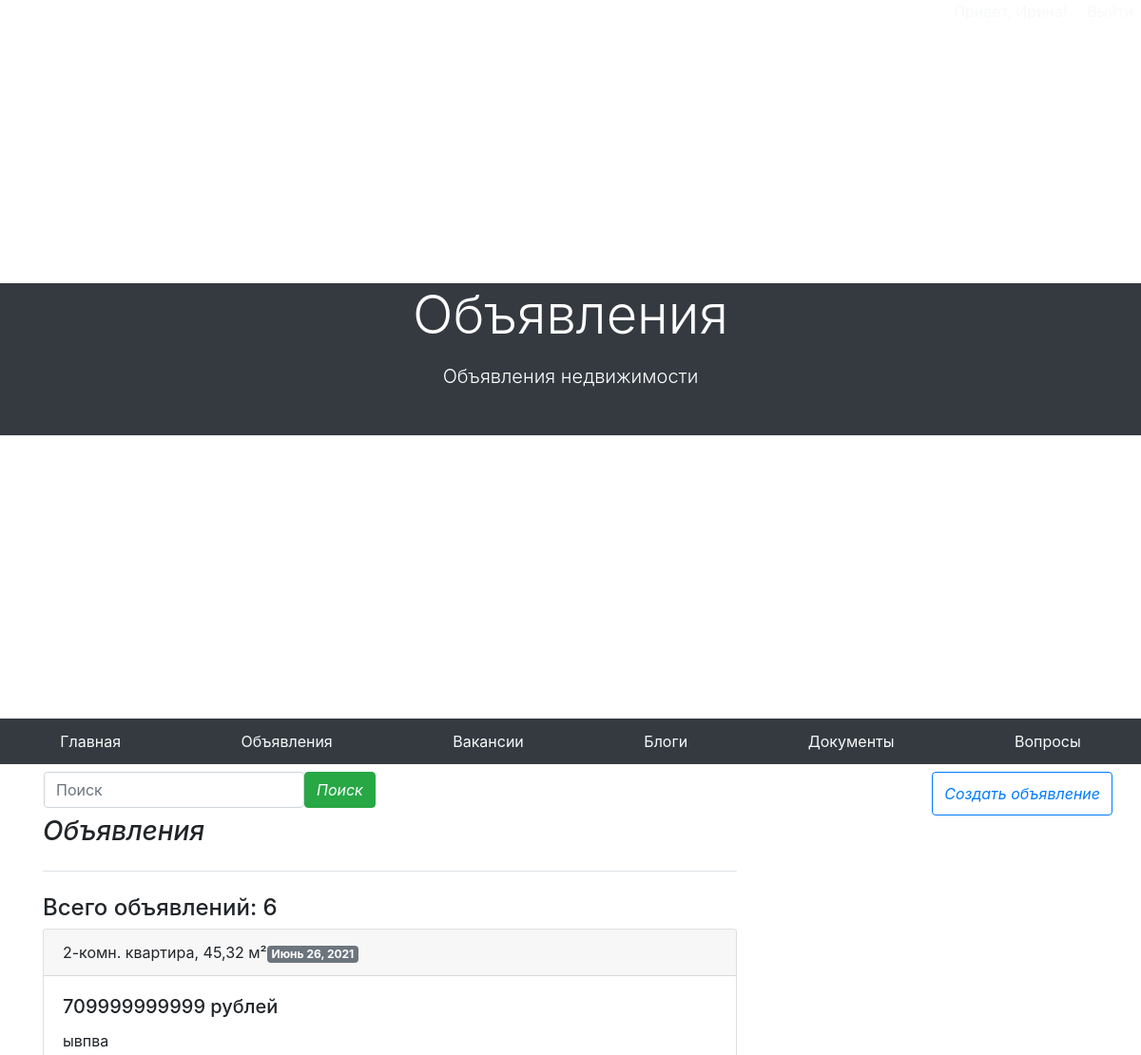
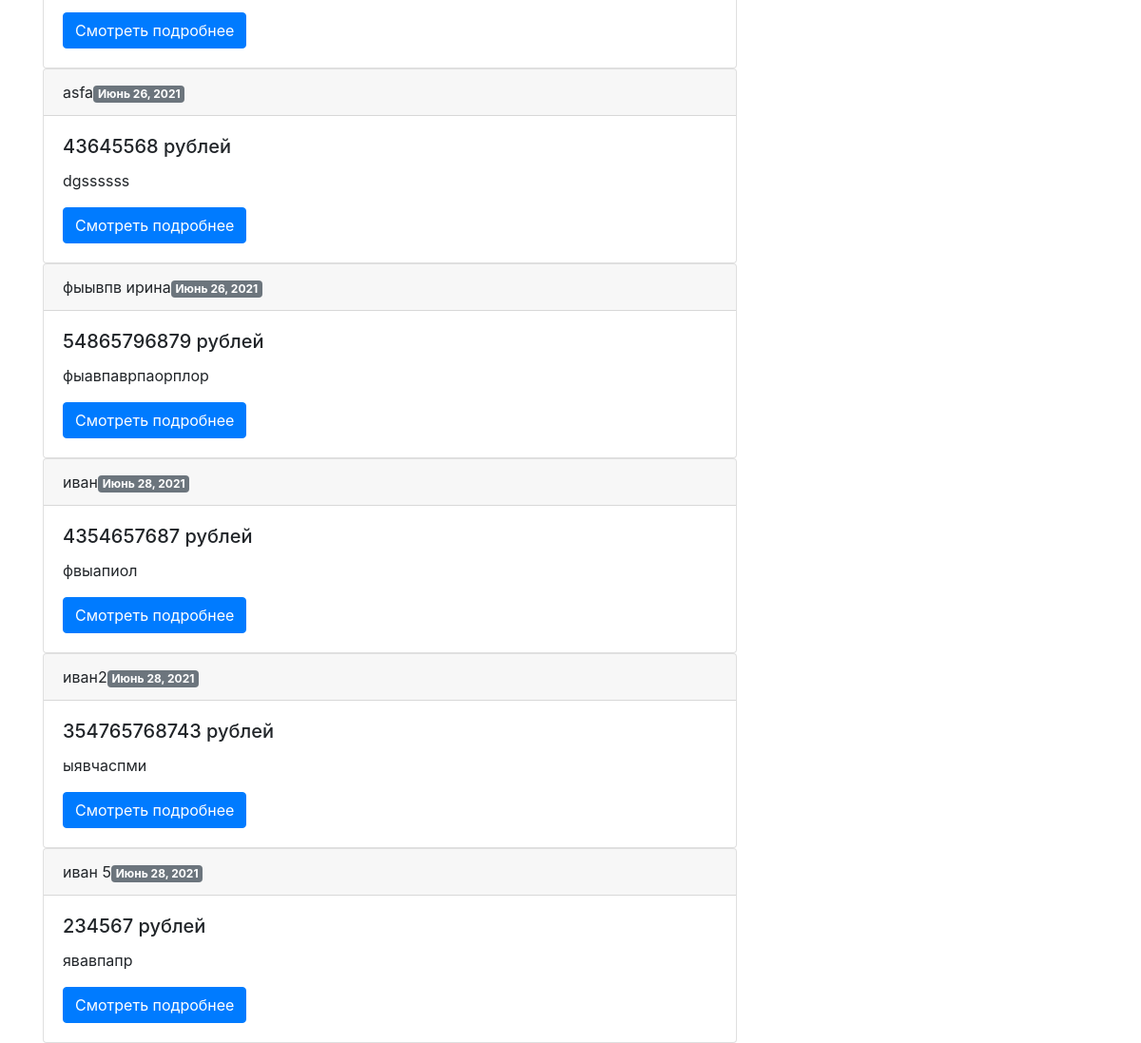
The app's page /ads/ (signed in) with its own data (2 pictures, top to bottom).
### ad/models.py (models this page shows, shortened)
class Ad(models.Model):
    id_ad = models.AutoField(primary_key=True, blank=True)
    author = models.ForeignKey(User, on_delete=models.SET_NULL, null=True, blank=True)
    title = models.CharField('Название объявления', max_length=50)
    description = models.TextField('Описание объявления')
    price = models.IntegerField('Цена')
    geo = models.TextField('Местоположение')
    date = models.DateField('Дата публикации', auto_now_add=True)
    status = models.BooleanField('Продано', default=False)
    class Meta:
        verbose_name = "Объявление"
        verbose_name_plural = "Объявления"

### ad/views.py (the view)
# urls.py: path('', views.index, name='ads_index'),
def index(request):
    ads = Ad.objects.all()
    count = Ad.objects.count()
    context ={}
    form = AdForm(request.POST or None)
    if form.is_valid():
        ad = form.save(commit=False)
        ad.author = request.user
        ad.save()
    context['form']= form
    context['ads']= ads
    context['count']= count
    return render(request,
        'ad/index.html',
         context
       )

### ad/forms.py
class AdForm(forms.ModelForm):
    title = forms.CharField(label='Название', required=True, widget=forms.TextInput(attrs={"class":"form-control"}))
    description = forms.CharField(label='Описание', widget=forms.Textarea(attrs={"class":"form-control"}))
    price = forms.IntegerField(label='Стоимость', widget=forms.TextInput(attrs={"class":"form-control"}))
    geo = forms.CharField(label='Местоположение', widget=forms.TextInput(attrs={"class":"form-control"}))
    class Meta:
        model = Ad
        fields = [
            "title",
            "description",
            "price",
            "geo"
        ]

### ad/templates/ad/index.html (shortened to what this page needs)
{% extends 'main/base.html' %}
{% block name %}Объявления{% endblock %}
{% block description %}Объявления недвижимости{% endblock %}
{% block content %}
<div class="input-group d-flex justify-content-between">
  <div>
    <form action="{% url 'search_results' %}" method="get" class="form-inline mx-sm-3 mb-2">
    <input name="q" type="search" id="form1" class="form-control" placeholder="Поиск">
    <button type="submit" class="btn btn-success">
      <i>Поиск</i>
    </button>
  </form>
  </div>
  {% if user.is_authenticated %}
  <button class="btn btn-outline-primary font-italic" onclick="toggleStyles()">Создать объявление</button>
  {% endif %}
</div>
    <div class="col-md-8 blog-main">
      <h3 class="pb-4 mb-4 font-italic border-bottom">
       Объявления
      </h3>
      <h4>Всего объявлений: {{ count }}</h4>
{% for ad in ads %}
      <div class="card">
  <div class="card-header">
      {{ad.title}}<span class="badge badge-secondary">{{ad.date}}</span>
  </div>
  <div class="card-body">
    <h5 class="card-title">{{ad.price}} рублей</h5>
    <p class="card-text">{{ad.description}}</p>
      <a href="{% url 'ad_detail' ad.id_ad %}" class="btn btn-primary">Смотреть подробнее</a>
  </div>
</div>
{% endfor %}
    </div>
{% endblock %}

### main/templates/main/base.html (style rules this page uses)
html { overflow-x: hidden; }

### records on screen
Ad: title "2-комн. квартира, 45,32 м²", date "Июнь 26, 2021", price "709999999999", description "ывпва"
Ad: title "asfa", date "Июнь 26, 2021", price "43645568", description "dgssssss"
Ad: title "фыывпв ирина", date "Июнь 26, 2021", price "54865796879", description "фыавпаврпаорплор"
Ad: title "иван", date "Июнь 28, 2021", price "4354657687", description "фвыапиол"
Ad: title "иван2", date "Июнь 28, 2021", price "354765768743", description "ыявчаспми"
Ad: title "иван 5", date "Июнь 28, 2021", price "234567", description "явавпапр"

### other values on screen
{{ count }} "6"
